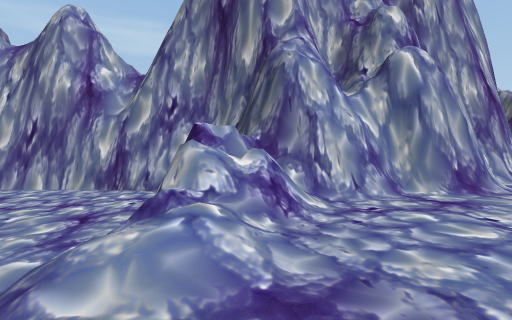
[1] (above)

24 first-person views from a walk through a scene from a Unity 3-D project. The camera is 1.2 m above the floor, tilts 2° down and sees 85° across. The floor is counted in squares, 1.8 m on a side. Each view is taken from the middle of a square. On the plan, view 1 faces up. The plan holds only what a view shows up to about 9 squares ahead; the rest is blank. The place goes on beyond the plan. The player character is not drawn. Some surface patterns are stand-ins.

[2]
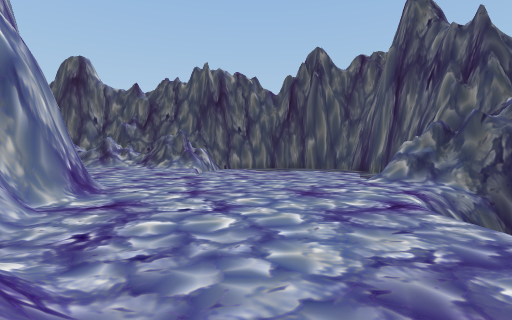

[3]
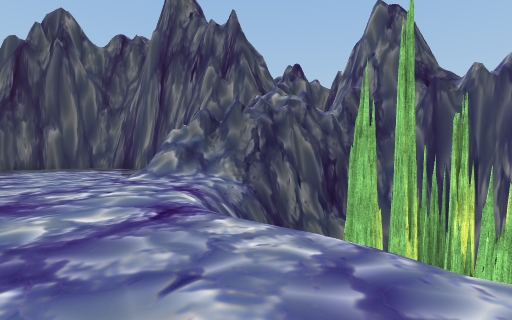

[4]
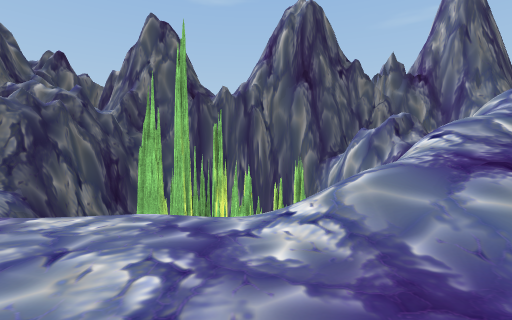

[5]
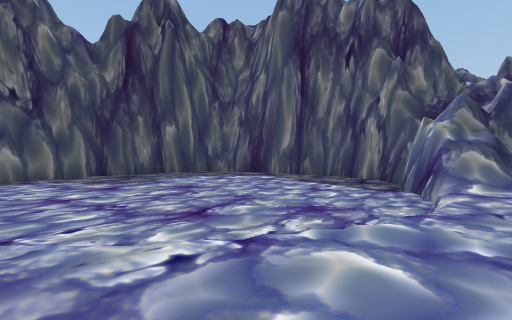

[6]
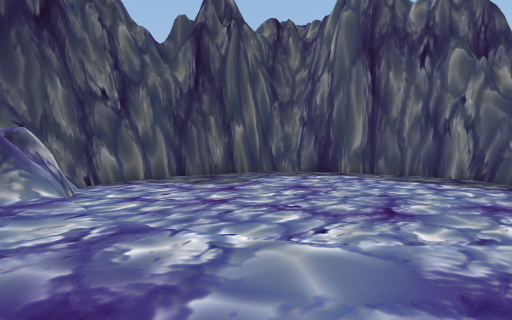

[7]
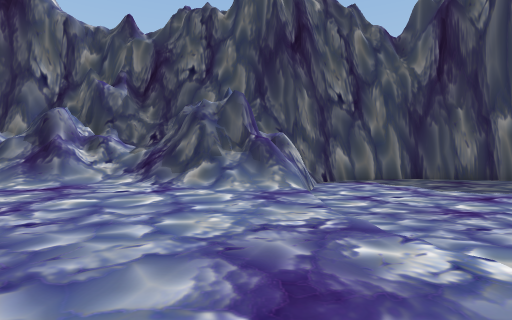

[8]
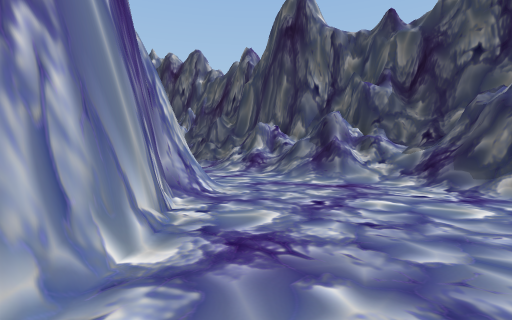

[9]
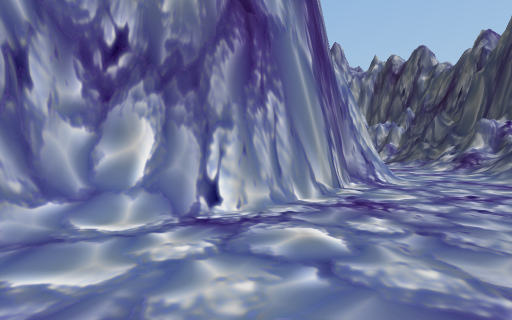

[10]
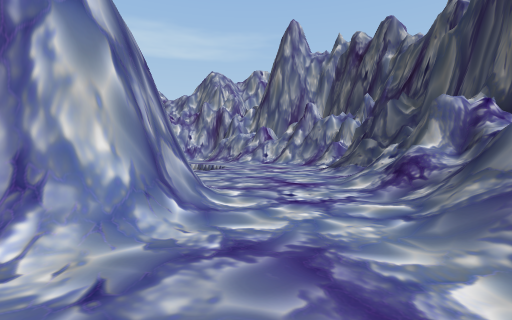

[11]
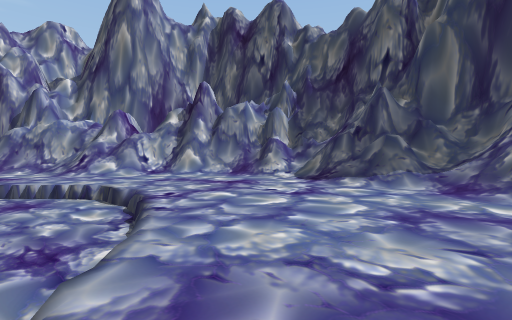

[12]
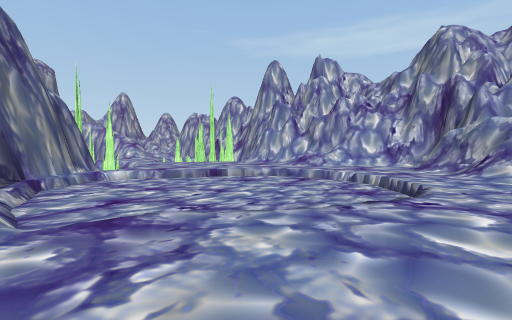

[13]
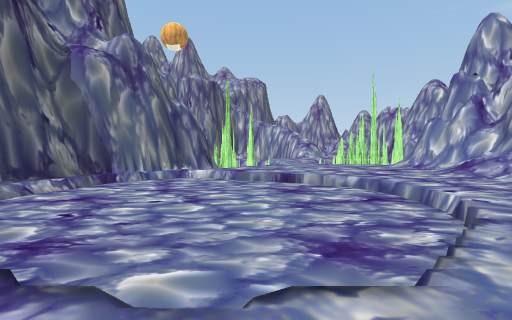

[14]
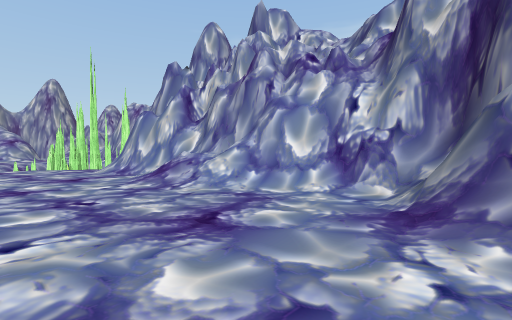

[15]
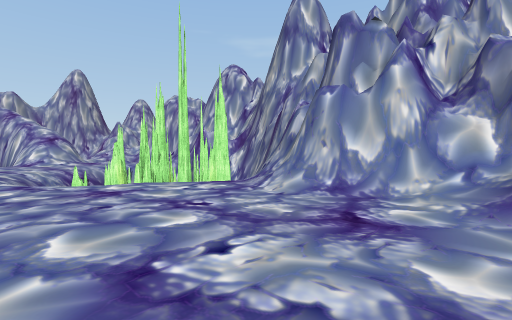

[16]
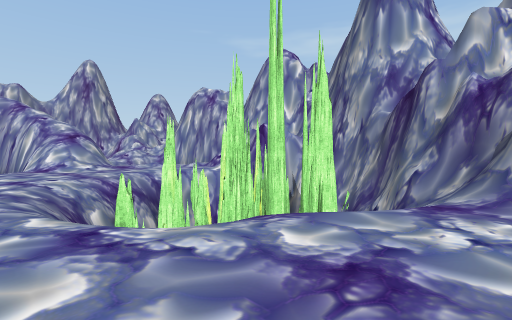

[17]
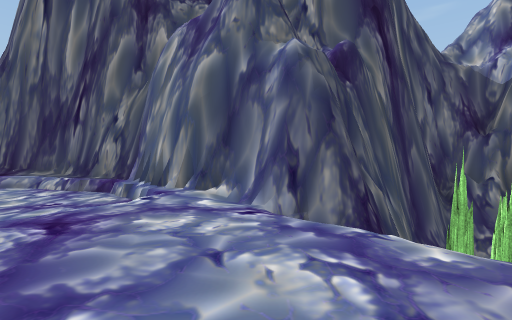

[18]
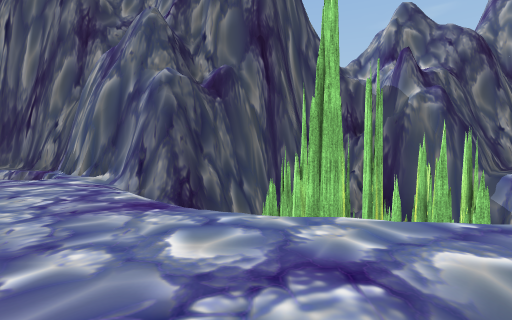

[19]
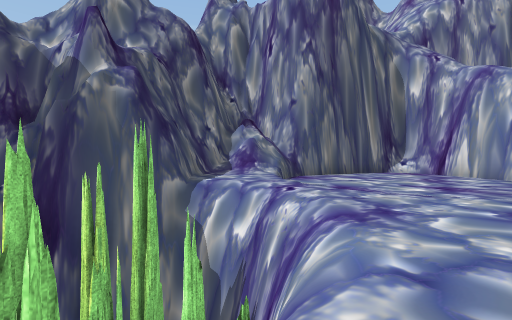

[20]
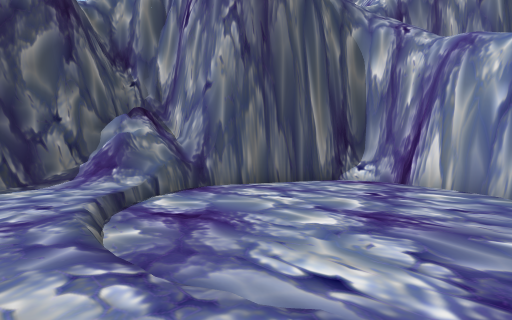

[21]
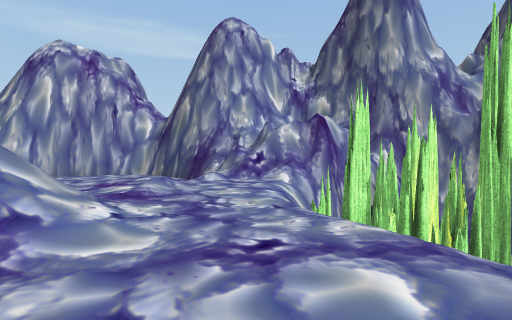

[22]
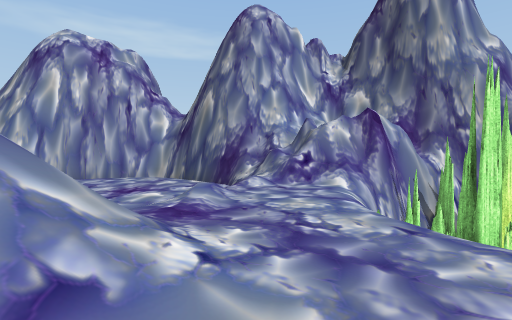

[23]
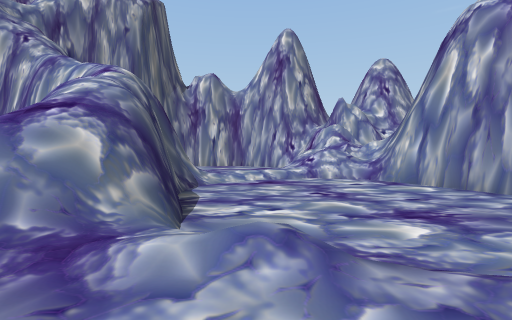

[24]
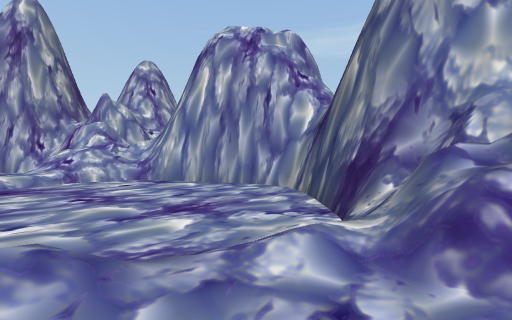

### Floor plan
Key: @ floor where view 1 was taken; # wall or solid block; . main floor; : floor 0.75 m higher than the main floor; - floor 0.75 m lower than the main floor; + floor 5.5 m higher than the main floor; / step, stairs or slope; = window, fence, low wall or low ledge; ≈ liquid the walk keeps out of; ^ raised ledge; v drop or lower ground.
Columns run from 17 left of view 1 to 18 right of it. Each row starts with its distance up from view 1.
 33  ###≈≈####
 32 ##≈≈≈≈≈### ##^^
 31 v≈≈≈≈≈≈≈=###==##
 30 vvv≈≈≈≈≈/==#vvv#^
 29 vvvv≈≈≈≈..vvvvvv###     #####
 28 vvvv≈≈≈:..vvvv#v /########./#
 27 vvvv≈≈≈...vvvvv  //##////../###
 26  vvvv///...vvvvv/............/#
 25  vv/////... v   .............=###
 24  +v    ...../vv/............../:#
 23  vvv≈≈≈≈...............≈≈≈≈≈.../##
 22  vvv≈≈≈≈≈...vv v/......≈≈≈≈≈≈.../##
 21 vvvv≈≈≈≈≈..v v v -....≈≈≈≈≈≈≈....=#
 20 vvvv≈≈≈≈≈.vvvvvv  /...≈≈≈≈≈≈≈..../#
 19 vvvv≈≈≈≈≈.vvvvv v###.≈≈≈≈≈≈≈≈..../##
 18  vvv≈≈≈≈..vvv  vv^ ###≈≈≈≈≈≈.....=##
 17   vvv≈=#..^##vvv#^   ##≈≈≈≈≈.....//#
 16    vv#####  #vv^^     ##......../#^#
 15     vv###   ###        ####  .../#^#
 14      vv                      #..//=#
 13       v                     ##../# #
 12                            ##.../###
 11                           ##..../=##
 10                         ###.....//#
  9          vvv≈ #        ###....../##
  8           v≈≈≈≈        #......./###
  7           v≈≈≈≈  #######......./###
  6            ≈≈≈≈ ##//.........≈≈≈≈^##
  5             ≈≈≈≈#=/........≈≈≈≈≈≈≈≈#
  4              ≈≈≈=/........≈≈≈≈≈≈≈≈≈#
  3               ≈≈//........≈≈≈≈≈≈≈≈≈#
  2                ≈//.......≈≈≈≈≈≈≈≈≈≈#
  1                 //.......≈≈≈≈≈≈≈≈≈≈#
  0                /:@////...≈≈≈≈≈≈≈≈≈≈#
 -1               ///     v../≈≈≈≈≈≈  ≈#
 -2               /   v   v//##≈≈≈≈
 -3               v   v vvv####≈≈≈
 -4                   vvv v######
 -5              vv  vvvv v#
 -6              vvv v  vv##

Positions as (right, up) in squares from view 1, and headings:
1: (0, 0), facing up
2: (-1, 3), facing right
3: (1, 2), facing down-right
4: (1, 3), facing down
5: (7, 5), facing down-right
6: (9, 7), facing down-right
7: (9, 7), facing right
8: (9, 8), facing up-right
9: (9, 6), facing up
10: (13, 10), facing up
11: (10, 16), facing up-right
12: (13, 16), facing up-left
13: (13, 21), facing left
14: (11, 24), facing up-left
15: (5, 23), facing up-left
16: (1, 23), facing up-left
17: (2, 23), facing down
18: (-1, 25), facing down
19: (-4, 23), facing down-left
20: (-8, 23), facing down-left
21: (-8, 23), facing up
22: (-9, 24), facing up
23: (-8, 28), facing left
24: (-8, 28), facing up-left
